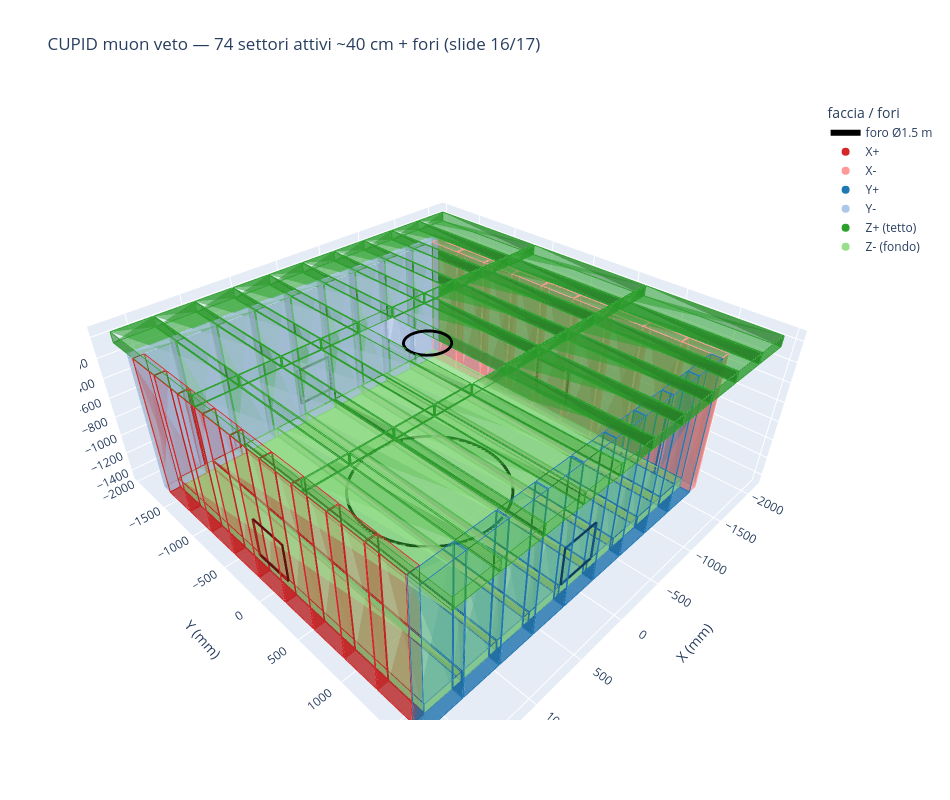

The code cell stored with this chart in its notebook:
### Code cell
def box_mesh(m,color):
    x0,y0,z0,x1,y1,z1=m["xmin"],m["ymin"],m["zmin"],m["xmax"],m["ymax"],m["zmax"]
    X=[x0,x1,x1,x0,x0,x1,x1,x0];Y=[y0,y0,y1,y1,y0,y0,y1,y1];Z=[z0,z0,z0,z0,z1,z1,z1,z1]
    I=[0,0,0,0,4,4,1,1,2,2,3,0];J=[1,2,4,3,5,7,5,6,6,7,7,4];K=[2,3,5,7,7,4,6,2,7,3,4,1]
    return go.Mesh3d(x=X,y=Y,z=Z,i=I,j=J,k=K,color=color,opacity=0.55,flatshading=True,hoverinfo="skip",showlegend=False)
def box_edges(m,color):
    x0,y0,z0,x1,y1,z1=m["xmin"],m["ymin"],m["zmin"],m["xmax"],m["ymax"],m["zmax"]
    V=[(x0,y0,z0),(x1,y0,z0),(x1,y1,z0),(x0,y1,z0),(x0,y0,z1),(x1,y0,z1),(x1,y1,z1),(x0,y1,z1)]
    E=[(0,1),(1,2),(2,3),(3,0),(4,5),(5,6),(6,7),(7,4),(0,4),(1,5),(2,6),(3,7)]
    xs=[];ys=[];zs=[]
    for a,b in E: xs+=[V[a][0],V[b][0],None];ys+=[V[a][1],V[b][1],None];zs+=[V[a][2],V[b][2],None]
    return go.Scatter3d(x=xs,y=ys,z=zs,mode="lines",line=dict(color=color,width=2),hoverinfo="skip",showlegend=False)
def circle(c,r,z,name=None):
    ph=np.linspace(0,2*np.pi,120)
    return go.Scatter3d(x=c[0]+r*np.cos(ph),y=c[1]+r*np.sin(ph),z=np.full_like(ph,z),mode="lines",
                        line=dict(color="black",width=6),name=name or "",showlegend=bool(name),hoverinfo="skip")
def port_rect(p):
    wax=p["wax"]; nrm=p["nrm"]
    ww=[p["wlo"],p["whi"],p["whi"],p["wlo"],p["wlo"]]; zz=[p["zlo"],p["zlo"],p["zhi"],p["zhi"],p["zlo"]]
    xs=[];ys=[];zs=[]
    for w,z in zip(ww,zz):
        pt=[0.0,0.0,0.0]; pt[wax]=w; pt[nrm]=p["ncoord"]; pt[2]=z
        xs.append(pt[0]);ys.append(pt[1]);zs.append(pt[2])
    return go.Scatter3d(x=xs,y=ys,z=zs,mode="lines",line=dict(color="black",width=5),hoverinfo="skip",showlegend=False)

fig=go.Figure()
for m in mods:
    c=WCOL.get(wall_of(m),"#888")
    fig.add_trace(box_mesh(m,c)); fig.add_trace(box_edges(m,c))
# fori: cerchi tetto/fondo + porte pareti
fig.add_trace(circle(HOLES["top_circle"]["c"],HOLES["top_circle"]["r"],HOLES["top_circle"]["z"],name="foro Ø1.5 m"))
fig.add_trace(circle(HOLES["bot_circle"]["c"],HOLES["bot_circle"]["r"],HOLES["bot_circle"]["z"]))
for p in HOLES["wall_ports"]: fig.add_trace(port_rect(p))
# legenda per faccia
for w,c in WCOL.items():
    fig.add_trace(go.Scatter3d(x=[None],y=[None],z=[None],mode="markers",marker=dict(size=8,color=c),name=WLAB[w]))
fig.update_layout(title=f"CUPID muon veto — {n} settori attivi ~40 cm + fori (slide 16/17)",
                  scene=dict(xaxis_title="X (mm)",yaxis_title="Y (mm)",zaxis_title="Z (mm)",aspectmode="data"),
                  width=950,height=800,legend=dict(title="faccia / fori"))
fig.show()
